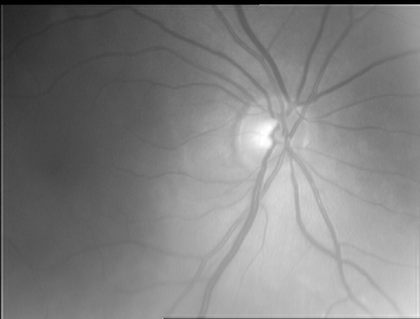
%> input picture 2016-06-27/job_post/R102.png, 420 x 319 px, shrunk from 768 x 584 before the run
$ octave test.m   (GNU Octave 9; MATLAB toolbox functions it lacks are replaced by stand-ins)
%> lines starting %> are read from the running program, lines starting %| are printed output that depends on the picture; in (x1, y1, x2, y2) boxes, pixels count from 0 and x2, y2 are one past the last pixel; in counts of white or black regions, pixels touching at a corner belong together; the program's own positions count from 1
### 2016-06-27/job_post/VesselExtract.m
%Program for Retinal Blood Vessel Extraction

%Author : Athi Narayanan S
%M.E, Embedded Systems,
%K.S.R College of Engineering
%Erode, Tamil Nadu, India.
%http://sites.google.com/site/athisnarayanan/
%s_athi1983@yahoo.co.in

%Program Description
%This program extracts blood vessels from a retina image using Kirsch's Templates.
%Spatial Filtering of the input retina image is done with the Kirsch's
%Templates in different orientations. Followed by thresholding, results in
%the extracted blood vessels. The threshold can be varied to fine tune the
%output.

function bloodVessels = VesselExtract(inImg, threshold)

%Kirsch's Templates
h1=[5 -3 -3;
    5  0 -3;
    5 -3 -3]/15;
h2=[-3 -3 5;
    -3  0 5;
    -3 -3 5]/15;
h3=[-3 -3 -3;
     5  0 -3;
     5  5 -3]/15;
h4=[-3  5  5;
    -3  0  5;
    -3 -3 -3]/15;
h5=[-3 -3 -3;
    -3  0 -3;
     5  5  5]/15;
h6=[ 5  5  5;
    -3  0 -3;
    -3 -3 -3]/15;
h7=[-3 -3 -3;
    -3  0  5;
    -3  5  5]/15;
h8=[ 5  5 -3;
     5  0 -3;
    -3 -3 -3]/15;

%Spatial Filtering by Kirsch's Templates
t1=filter2(h1,inImg);
t2=filter2(h2,inImg);
t3=filter2(h3,inImg);
t4=filter2(h4,inImg);
t5=filter2(h5,inImg);
t6=filter2(h6,inImg);
t7=filter2(h7,inImg);
t8=filter2(h8,inImg);

s=size(inImg);
bloodVessels=zeros(s(1),s(2));
temp=zeros(1,8);

%

for i=1:s(1)
    for j=1:s(2)
        temp(1)=t1(i,j);temp(2)=t2(i,j);temp(3)=t3(i,j);temp(4)=t4(i,j);
        temp(5)=t5(i,j);temp(6)=t6(i,j);temp(7)=t7(i,j);temp(8)=t8(i,j);
        if(max(temp)>threshold)
            bloodVessels(i,j)=max(temp);
        end
    end
end

end

### 2016-06-27/job_post/test.m
%Program for Retinal Blood Vessel Extraction

%Author : Athi Narayanan S
%M.E, Embedded Systems,
%K.S.R College of Engineering
%Erode, Tamil Nadu, India.
%http://sites.google.com/site/athisnarayanan/
%s_athi1983@yahoo.co.in

%Program Description
%This program is the main entry of the application.
%This program extracts blood vessels from a retina image using Kirsch's Templates.

%Clear Memory & Command Window
clc;
clear all;
close all;

%Read Input Retina Image
inImg = imread('R102.png');
%> inImg is the input picture: size 319x420 uint8; min 0, max 255, mean 128.2
dim = ndims(inImg);
%> dim = 2
if(dim == 3)
    %Input is a color image
    inImg = rgb2gray(inImg);
end

%Extract Blood Vessels
Threshold = 10;
bloodVessels = VesselExtract(inImg, Threshold);
%> in VesselExtract, `t2=filter2(h2,inImg);`:
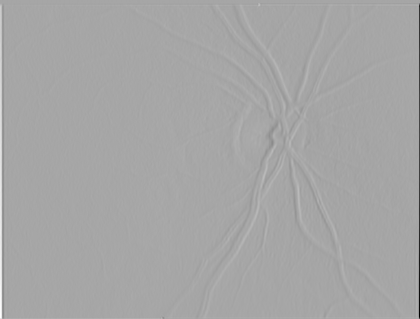
%> t2: size 319x420 double; min -224.4, max 120, mean 0.2; drawn with min black and max white
%> in VesselExtract, `t4=filter2(h4,inImg);`:
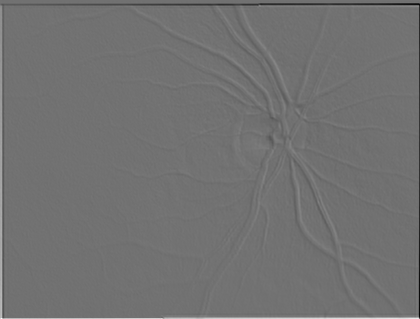
%> t4: size 319x420 double; min -113.5, max 140.5, mean 0; drawn with min black and max white
%> in VesselExtract, `t5=filter2(h5,inImg);`:
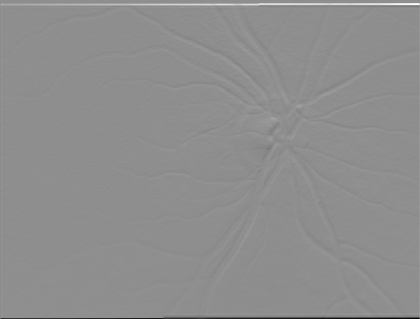
%> t5: size 319x420 double; min -183.4, max 145.1, mean 0.2; drawn with min black and max white
%> in VesselExtract, `t6=filter2(h6,inImg);`:
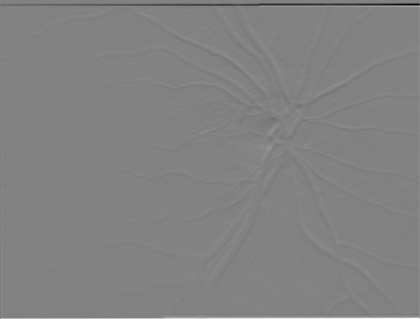
%> t6: size 319x420 double; min -170.6, max 162.7, mean -0.3; drawn with min black and max white
%> in VesselExtract, `t8=filter2(h8,inImg);`:
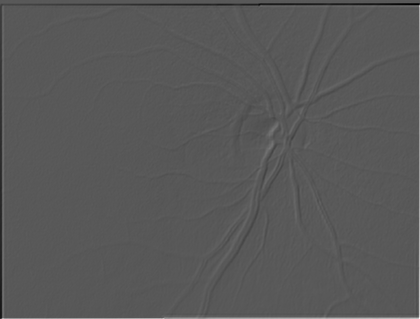
%> t8: size 319x420 double; min -100.8, max 187.7, mean -0.3; drawn with min black and max white
%> after the loop in VesselExtract, `for i=1:s(1)`:
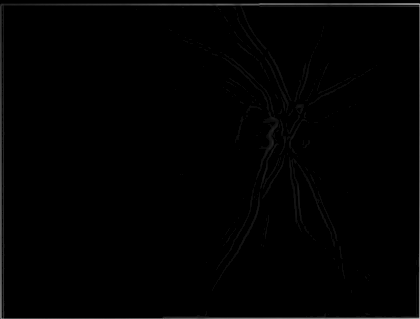
%> bloodVessels: size 319x420 double; min 0, max 187.7, mean 2
%> after the loop in VesselExtract, `for i=1:s(1)`: temp = [77.27 -112.6 -40.07 -2.2 -112.6 115.1 -112.6 187.7]

%Output Blood Vessels image

figure;
subplot(121);imshow(inImg);title('Input Image');
subplot(122);imshow(bloodVessels);title('Extracted Blood Vessels');
%> after `imshow(bloodVessels)`:
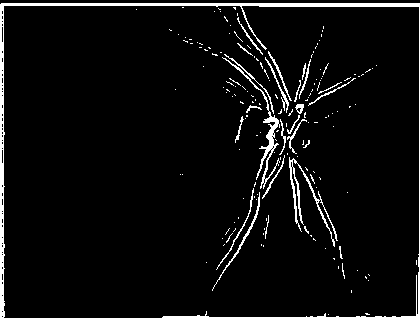
%> displayed picture: size 319x420, on the screen's scale of 0 to 255; 5.3% white; 166 white regions (142 under 20 px), largest, box (x1, y1, x2, y2) and area: (0, 3, 420, 319) 3863, (222, 57, 280, 189) 627, (289, 157, 338, 247) 556

$ run again, with 2016-06-27/job_post/R103.png copied over 2016-06-27/job_post/R102.png
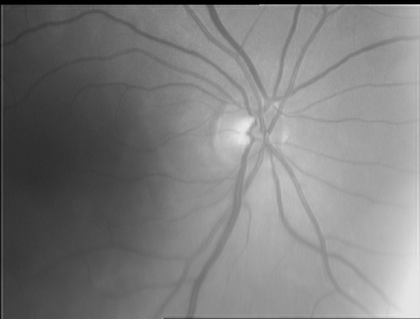
%> input picture 2016-06-27/job_post/R103.png, 420 x 319 px, shrunk from 768 x 584 before the run
%> inImg is the input picture: size 319x420 uint8; min 0, max 232, mean 125.1
%> after the loop in VesselExtract, `for i=1:s(1)`:
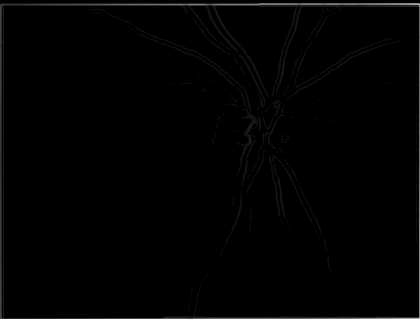
%> bloodVessels: size 319x420 double; min 0, max 198.7, mean 2.2
%> after the loop in VesselExtract, `for i=1:s(1)`: temp = [79.67 -118.2 -42.47 -0.867 -118.2 121.3 -118.2 197]
%> `imshow(bloodVessels)`:
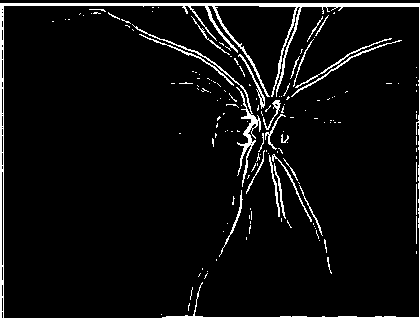
%> displayed picture: size 319x420, on the screen's scale of 0 to 255; 6% white; 156 white regions (127 under 20 px), largest, box (x1, y1, x2, y2) and area: (0, 3, 420, 319) 4578, (132, 24, 261, 187) 756, (291, 40, 402, 97) 223
